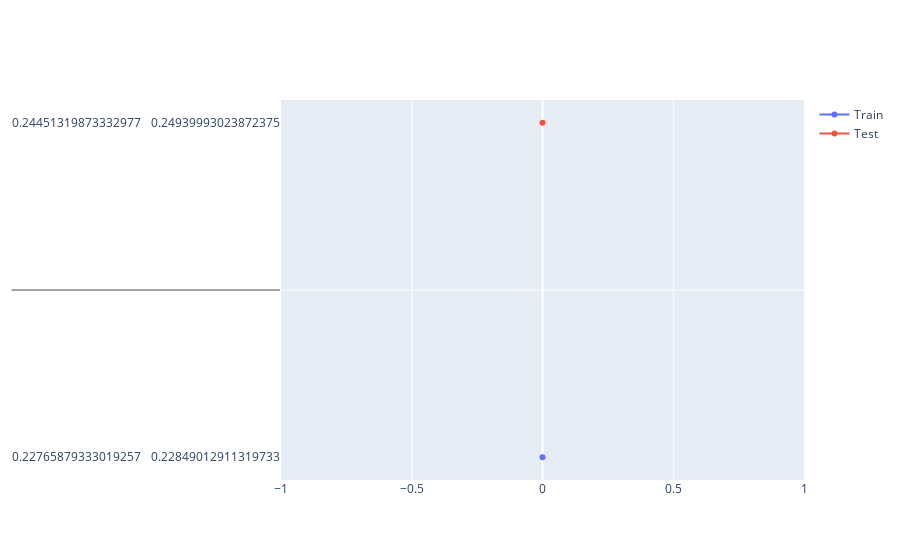

The code cell stored with this chart in its notebook:
### Code cell
# plot train and test predictions
fig = go.Figure()
fig.add_trace(go.Scatter(x=list(range(len(train_predictions))), y=train_predictions, name='Train'))
fig.add_trace(go.Scatter(x=list(range(len(test_predictions))), y=test_predictions, name='Test'))
fig.show()

### Figure 1 — Plotly figure (JSON) as saved in the notebook; plotly's stock layout.template omitted (floating-point values rounded to 4 significant figures; data arrays with more than 128 entries replaced by an {"elided": "..."} marker saying what was removed)
{"data": [{"name": "Train", "type": "scatter", "x": {"elided": "35252 int values"}, "y": {"elided": "35252x1 float values"}}, {"name": "Test", "type": "scatter", "x": {"elided": "8813 int values"}, "y": {"elided": "8813x1 float values"}}], "layout": {}}
